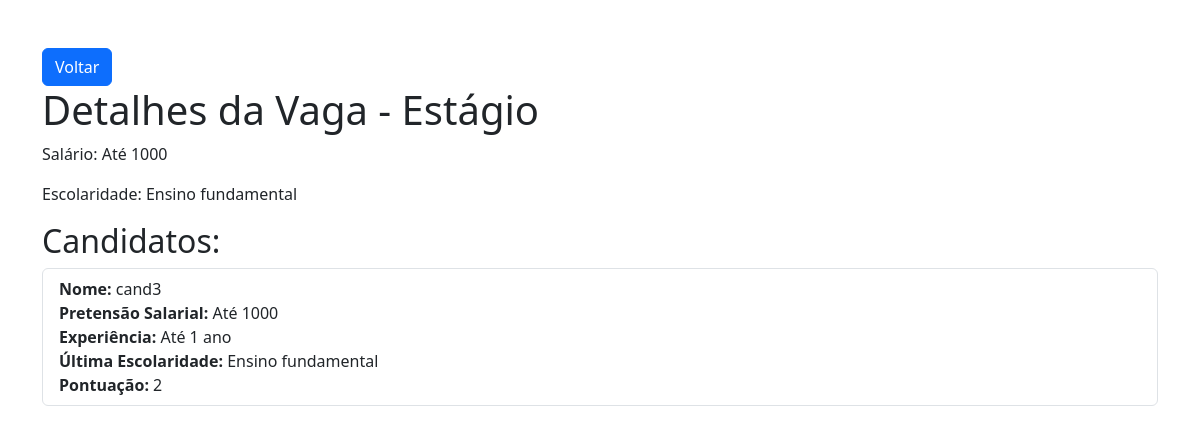
The app's page /empresas/vagas/6/candidatos/ (signed in) with its own data.
### empresas/models.py (models this page shows, shortened)
class Vagas(models.Model):
    empresa = models.CharField(max_length=100)
    titulo = models.CharField(max_length=150)
    salario = models.CharField(max_length=50)
    escolaridade = models.CharField(max_length=50)

### candidatos/models.py (models this page shows, shortened)
class Candidatura(models.Model):
    CANDIDATURA_CHOICES = [
        ("Até 1000", "Até 1000"),
        ("De 1000 a 2000", "De 1000 a 2000"),
        ("De 2000 a 3000", "De 2000 a 3000"),
        ("Acima de 3000", "Acima de 3000"),
    ]
    EXPERIENCIA_CHOICES = [
        ("Até 1 ano", "Até 1 ano"),
        ("De 1 ano a 2 anos", "De 1 ano a 2 anos"),
        ("De 2 anos a 3 anos", "De 2 anos a 3 anos"),
        ("Acima de 3 anos", "Acima de 3 anos"),
    ]
    ESCOLARIDADE_CHOICES = [
        ("Ensino fundamental", "Ensino fundamental"),
        ("Ensino médio", "Ensino médio"),
        ("Tecnólogo", "Tecnólogo"),
        ("Ensino Superior", "Ensino Superior"),
        ("Pós / MBA / Mestrado", "Pós / MBA / Mestrado"),
        ("Doutorado", "Doutorado"),
    ]
    candidato = models.ForeignKey(User, on_delete=models.CASCADE)
    vaga = models.ForeignKey(Vagas, on_delete=models.CASCADE)
    pretensao_salario = models.CharField(
        max_length=50, choices=CANDIDATURA_CHOICES, default="Até 1000"
    )
    experiencia = models.CharField(
        max_length=50, choices=EXPERIENCIA_CHOICES, default="Até 1 ano"
    )
    ultima_escolaridade = models.CharField(
        max_length=50, choices=ESCOLARIDADE_CHOICES, default="Ensino fundamental"
    )
    pontuacao = models.IntegerField(default=0)

### empresas/views.py (the view)
@login_required(login_url="/empresas/login")
@has_role_decorator("empresa")
def candidatos_vaga(request, vaga_id):
    vaga = get_object_or_404(Vagas, pk=vaga_id)
    candidaturas = Candidatura.objects.filter(vaga=vaga)
    dict_escolaridade = {
        "Ensino fundamental": 1,
        "Ensino médio": 2,
        "Tecnólogo": 3,
        "Ensino Superior": 4,
        "Pós / MBA / Mestrado": 5,
        "Doutorado": 6,
    }
    for candidatura in candidaturas:
        pontuacao = 0
        if candidatura.pretensao_salario == vaga.salario:
            pontuacao += 1
        escolaridade_vaga = dict_escolaridade[vaga.escolaridade]
        escolaridade_candidato = dict_escolaridade[candidatura.ultima_escolaridade]
        if escolaridade_candidato >= escolaridade_vaga:
            pontuacao += 1
        candidatura.pontuacao = pontuacao
        candidatura.save()
    return render(
        request,
        "empresas/candidatos_vaga.html",
        {"vaga": vaga, "candidaturas": candidaturas},
    )

### empresas/templates/empresas/candidatos_vaga.html (shortened to what this page needs)
{% extends 'base.html' %}
{% block content %}
    <div class="container mt-5">
        <a href="{% url 'vagas' %}" class="btn btn-primary">Voltar</a>
        <h1>Detalhes da Vaga - {{ vaga.titulo }}</h1>
        <p>Salário: {{ vaga.salario }}</p>
        <p>Escolaridade: {{ vaga.escolaridade }}</p>
        <h2>Candidatos:</h2>
        <ul class="list-group">
            {% for candidatura in candidaturas %}
                <li class="list-group-item">
                    <strong>Nome:</strong> {{ candidatura.candidato.username }} <br>
                    <strong>Pretensão Salarial:</strong> {{ candidatura.get_pretensao_salario_display }} <br>
                    <strong>Experiência:</strong> {{ candidatura.get_experiencia_display }} <br>
                    <strong>Última Escolaridade:</strong> {{ candidatura.get_ultima_escolaridade_display }} <br>
                    <strong>Pontuação:</strong> {{ candidatura.pontuacao }} <br>
                </li>
            {% endfor %}
        </ul>
    </div>
{% endblock content %}

### records on screen
Vagas: titulo "Estágio", salario "Até 1000", escolaridade "Ensino fundamental"
Candidatura: candidato.username "cand3", pretensao_salario "Até 1000", experiencia "Até 1 ano", ultima_escolaridade "Ensino fundamental", pontuacao "2"
